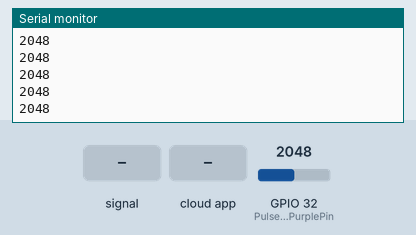
Recording of a sketch running on a simulated ESP32. Shown: the last lines printed to the serial monitor. The test bench sets the inputs (shaded band); at power-on: GPIO 32 (PulseSensorPurplePin) = 2048. WiFi joins after 1.5 s; servers stay silent unless stated; the Firebase database answers and starts empty.

Above: at 3.7 s.
3.8 s: GPIO 32 (PulseSensorPurplePin) fed a 200 Hz sine of ±327 counts around its level
At 4.23 s:
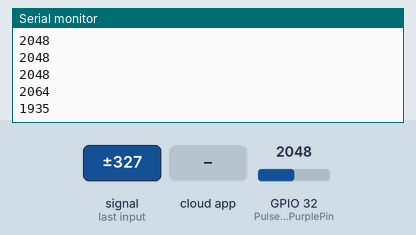
5.3 s: GPIO 32 (PulseSensorPurplePin) set to 2866
At 5.52 s:
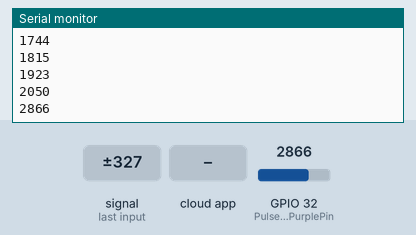
6.8 s: GPIO 32 (PulseSensorPurplePin) fed a 1000 Hz sine of ±1023 counts around its level
At 7.12 s:
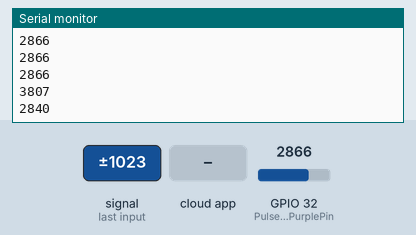
8.3 s: the phone or cloud app sets state to 1
9.8 s: GPIO 32 (PulseSensorPurplePin) set to 3603
At 10.3 s:
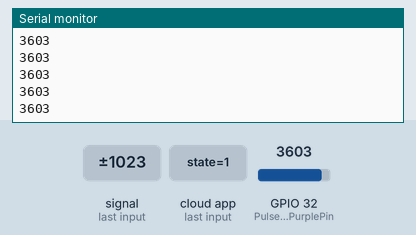
Timing chart, 0 to 12.8 s (numbered marks = the images above; inputs shaded):
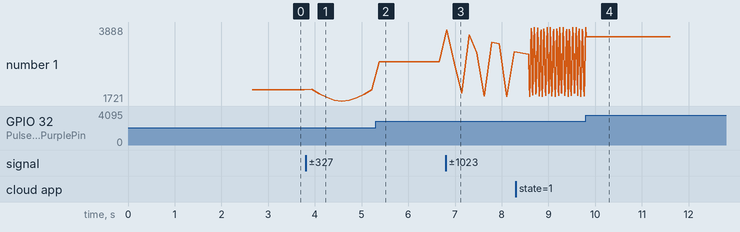

Measured:
- after the input at 3.8 s, the serial monitor: prints a new line after 0.14 s (image 1)
- after the input at 5.3 s, the serial monitor: prints a new line after 0.08 s (image 2)
- after the input at 6.8 s, the serial monitor: prints a new line at once (image 3)
- plotted number 1: 2048 → 2050 after the input at 3.8 s, 2050 → 2866 after the input at 5.3 s, 2866 → 3170 after the input at 6.8 s

The sketch:

ppg2.ino
```cpp
// BIRO IJO KUNING : kiri tengah kanan : ground vcc data32
#if defined(ESP32)
  #include <WiFi.h>
  #include <FirebaseESP32.h>
#elif defined(ESP8266)
  #include <ESP8266WiFi.h>
  #include <FirebaseESP8266.h>
#endif

#include <addons/TokenHelper.h>
#include <addons/RTDBHelper.h>

#define WIFI_SSID "uki"
#define WIFI_PASSWORD "ukiukiuki"

#define API_KEY "AIzaSyB2njmJC2J5rTU9ecqkegcdfrXK2c1KVfM"
#define DATABASE_URL "https://gui-rovit-default-rtdb.asia-southeast1.firebasedatabase.app/"

FirebaseData fbdo;
FirebaseAuth auth;
FirebaseConfig config;

bool signupOK = false;

int PulseSensorPurplePin = 32;

bool recording = false;

int prep_size = 300;
int rec_size = 1000;

int i = 0;

FirebaseJsonArray Signal;
FirebaseJson ppg;

unsigned long pm;

int timestamp;

void setup() {
  Serial.begin(115200);

  setupWifiAndFirebase();

  delay(1000);
}

void loop() {
  if (Firebase.ready()) {
    Firebase.RTDB.getBool(&fbdo, "recording/state");
    recording = fbdo.boolData();

    if (recording) {
      Firebase.RTDB.getString(&fbdo, "recording/timestamp");
      String timeStamp = fbdo.stringData();

      ppg.clear();
      Signal.clear();

      int sample;

      // preparation
      for (i = 0; i < prep_size; i++) {
        sample = analogRead(PulseSensorPurplePin);
        Serial.println(sample);
        delay(10);
      }

      // recording
      Serial.println("~~~~~ recording ~~~~~~");
      pm = millis();
      for (i = 0; i < rec_size; i++) {
        delay(10);
        sample = analogRead(PulseSensorPurplePin);
        Serial.print("rec : ");
        Serial.println(sample);
        Signal.add(sample);
      }
      ppg.set("elapsed-time", millis() - pm);

      String str_signal;
      Signal.toString(str_signal);

      ppg.set("signal", str_signal);
      ppg.set("timestamp", timeStamp);

      Firebase.RTDB.setBool(&fbdo, "recording/state", false);
      Firebase.RTDB.updateNode(&fbdo, "ppg-database/" + timeStamp, &ppg);
      Firebase.RTDB.set(&fbdo, "ppg", &ppg);

      delay(2000);
    }
  }

  Serial.println(analogRead(PulseSensorPurplePin));
  delay(10);
}

void setupWifiAndFirebase() {
  WiFi.begin(WIFI_SSID, WIFI_PASSWORD);
  Serial.print("Connecting to Wi-Fi");
  while (WiFi.status() != WL_CONNECTED)
  {
      Serial.print(".");
      delay(300);
  }
  Serial.println();
  Serial.print("Connected with IP: ");
  Serial.println(WiFi.localIP());
  Serial.println();

  Serial.printf("Firebase Client v%s\n\n", FIREBASE_CLIENT_VERSION);

  config.api_key = API_KEY;
  config.database_url = DATABASE_URL;

  Firebase.reconnectWiFi(true);

  /* Sign Up Anonymous User*/
  Serial.print("Sign up new user... ");
  if (Firebase.signUp(&config, &auth, "", ""))
  {
      Serial.println("ok");
      signupOK = true;
  }
  else
      Serial.printf("%s\n", config.signer.signupError.message.c_str());

  config.token_status_callback = tokenStatusCallback;

  Firebase.begin(&config, &auth);
}
```
